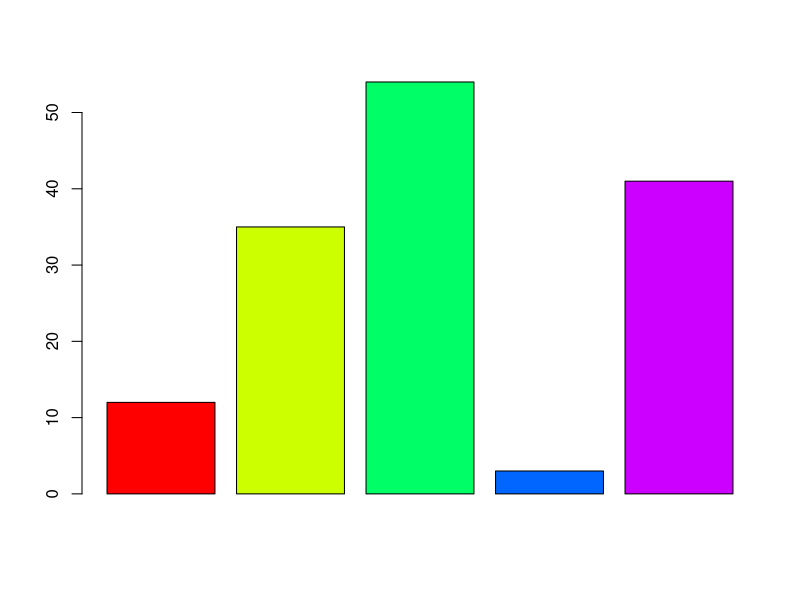

This figure's R source:
# Creating the data for the Bar chart
H <- c(12, 35, 54, 3, 41)

# Giving the chart file a name
png(file = "D:/data handling/6 bar.jpg")

# Plotting the bar chart
barplot(H,col=rainbow(length(H)))

# Saving the file
dev.off()